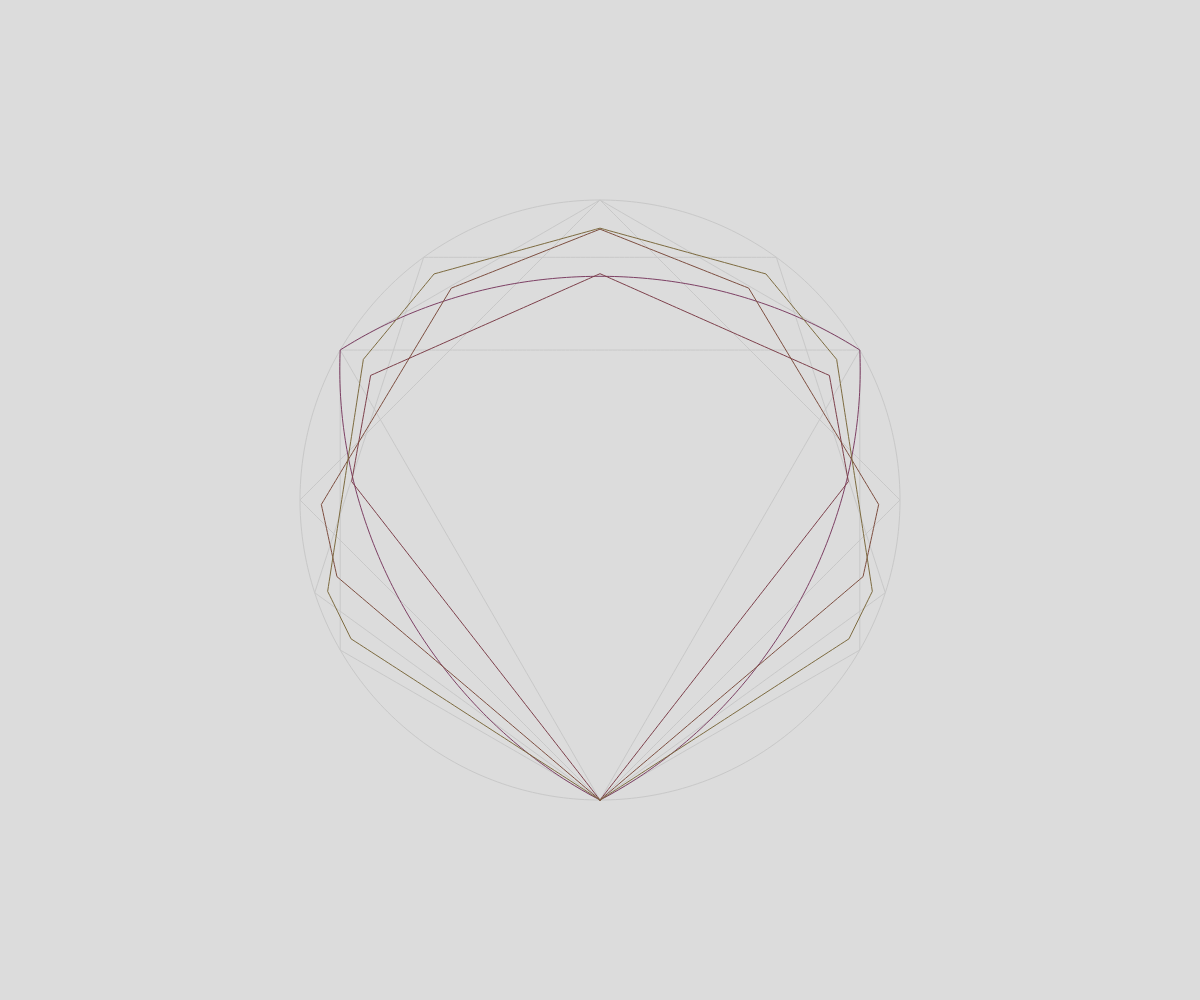
Frame 1 (no input)
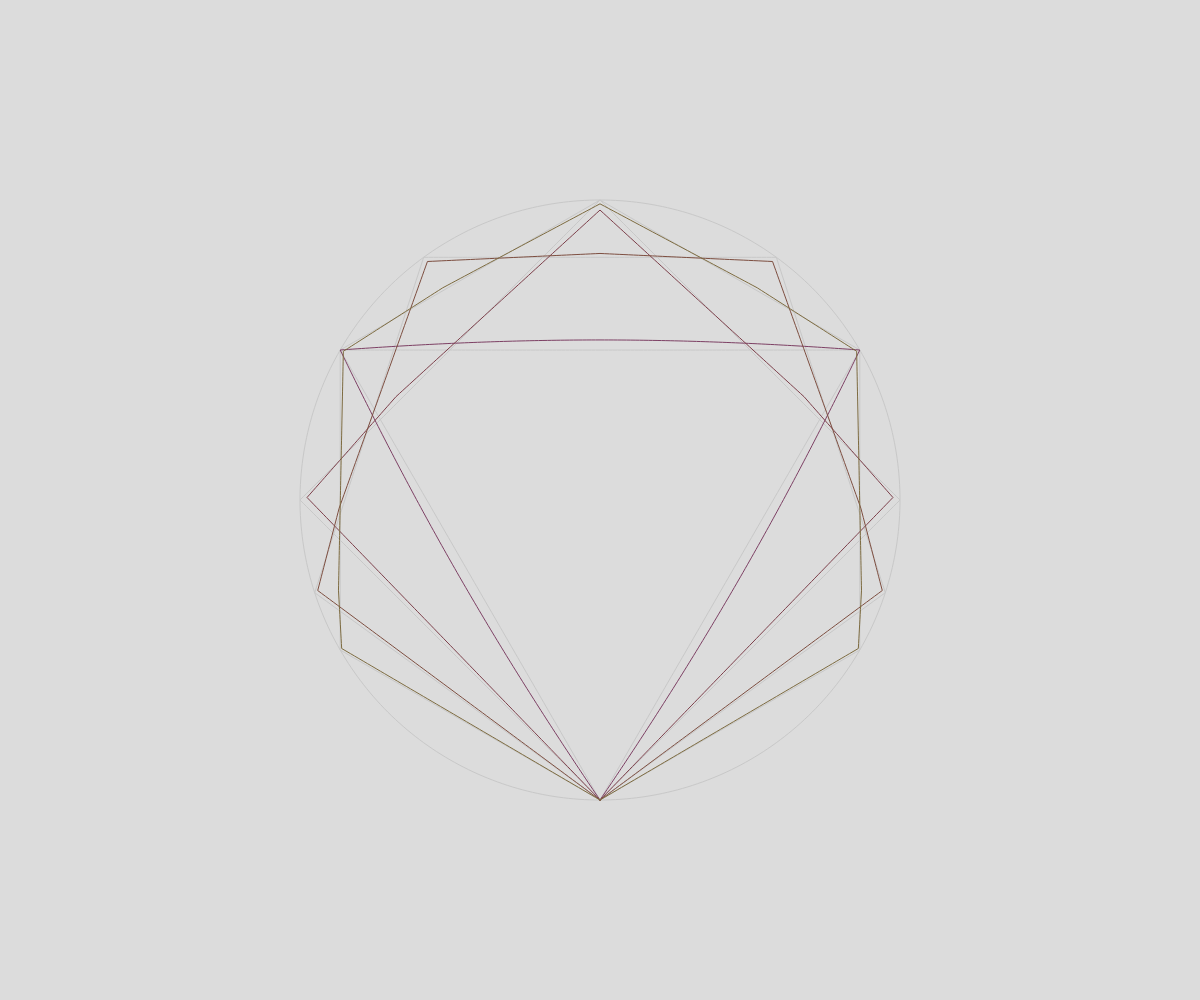
Frame 60 (no input)
Frame 120 (the mouse pressed at the canvas centre since frame 60): identical to frame 60, image omitted

The p5.js sketch that drew these frames (run headless with seeded random() and noise() and a simulated clock; from frame 60 on, the mouse is pressed at the canvas centre):

// p5.js sketch
// ── sketch.js
let cirPath = [];
let otherPath = [];

Array.prototype.sample = function (n) {
    const indexes = this.map((_, i) => i);
    return new Array(n)
        .fill(x => undefined)
        .map(() => this[(indexes.splice(Math.random() * indexes.length, 1)[0])]);
}

function randInts(min, max, len) {
    return new Array(max - min)
        .fill(undefined)
        .map((_, i) => i + min)
        .sample(len);
}

function polarToCartesian(r, a) {
    return createVector(r * cos(a), r * sin(a));
}

function GetShapePath(radius, num_segments, degreeStep) {
    const path = [];

    // handle circle
    if (num_segments < 2) {
        for (let a = 0; a < 360; a += degreeStep) {
            const v = polarToCartesian(radius, a);
            path.push(v);
        }
        return path;
    }
    
    const seg_step = 360 / num_segments;

    let segA = 0, 
        segB = seg_step;

    let segAv = polarToCartesian(radius, segA),
        segBv = polarToCartesian(radius, segB);

    for (let a = 0; a < 360; a += degreeStep) {
        const amt = (a % seg_step) / (segB - segA);
        const v = p5.Vector.lerp(segAv, segBv, amt);
        path.push(v);

        if ((a + step) % seg_step === 0) {
            segA += seg_step;
            segB += seg_step;
            segAv = polarToCartesian(radius, segA);
            segBv = polarToCartesian(radius, segB);
        }
    }

    return path;
}

function drawVecList(vectors, drawLines = true, drawDots = false) {
    if (drawLines) {
        beginShape();
        for(const v of vectors) {
            vertex(v.x, v.y);
        }        
        endShape(CLOSE);
    }
    if (drawDots) {
        for(const v of vectors) {
            fill(0);
            ellipse(v.x, v.y, 2, 2);
            noFill();
        }
    }
}

// =============================================

const r = 300, step = 1;

let shapes;
let colors;
function setup() {
    createCanvas(windowWidth, windowHeight);
    angleMode(DEGREES);
    colorMode(HSB, 255);
    
    shapes = [0, 3, 4, 5, 6]
        .map(x => GetShapePath(r, x, step));

    colors = randInts(0, 255, shapes.length)
        .map(x => [x, 125, 125]);
}

let frameStep = 0;
function draw() {
    background(220);
    translate(width/2, height/2);
    rotate(90)
    stroke(0);
    noFill();
    
    stroke(200);
    shapes.forEach(s => drawVecList(s));
    
    drawPairs = shapes
        .map((_, i) => [i, i + 1])
        .splice(0, shapes.length - 1)

    frameStep += 1;
    const amt = (sin(frameStep) + 1) / 2;

    const morphs = drawPairs
        .map((pair) => {
            let [a, b] = pair;
            a = shapes[a];
            b = shapes[b];
            return a.map((_, i) => {
                return createVector(
                    lerp(a[i].x, b[i].x, amt),
                    lerp(a[i].y, b[i].y, amt)
                );
            });
        });
    
    stroke(0);
    morphs.forEach((m, i) => {
        [h, s, b] = colors[i];
        stroke(h, s, b);
        drawVecList(m);
    });
}
// ── style.css
html,
body {
    margin: 0;
    padding: 0;
    background-color: #3a3a3a;
}

canvas {
    display: block;
    background-color: #fff;
}
